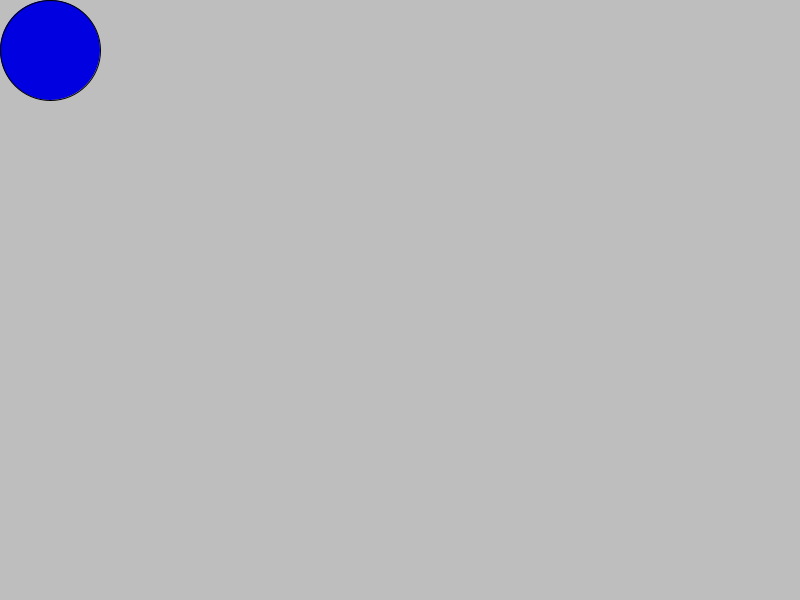
Frame 1 (no input)
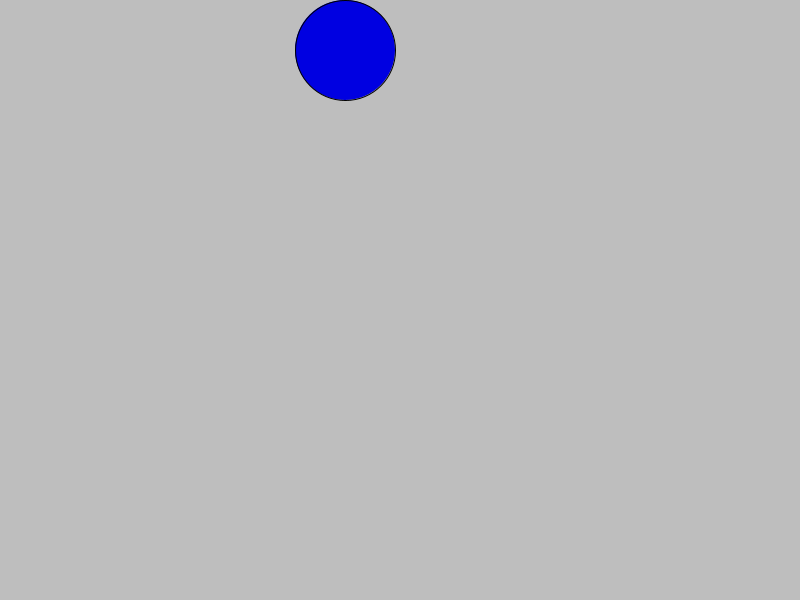
Frame 60 (the mouse pressed at the canvas centre just before this capture)
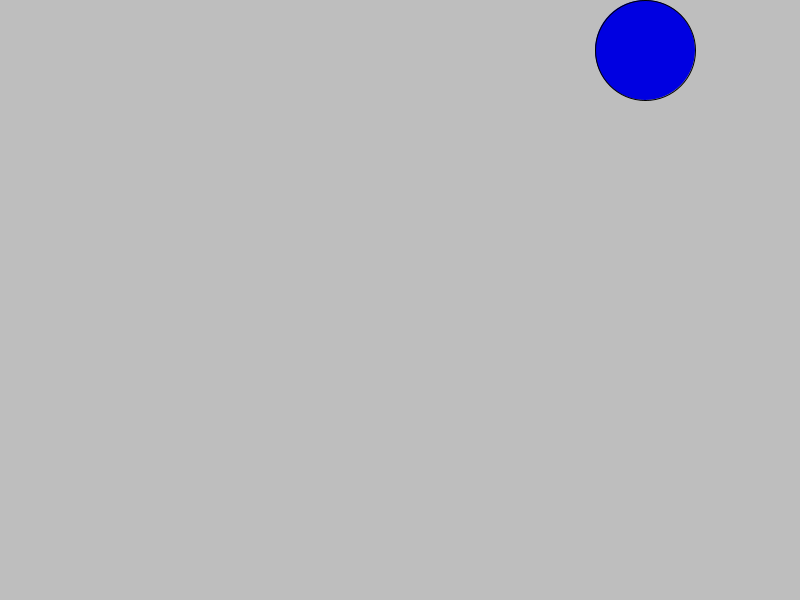
Frame 120 (the mouse held since frame 60 and released just before this capture)

The Processing sketch that drew these frames (run headless with seeded random() and noise(); from frame 60 on, the mouse is pressed at the canvas centre):

// Processing sketch: ensyuu2
// ── ensyuu2.pde
int x = 50;
int dx = 5;
int y = 50;
int dy  = 0;
int dir = 0;

void setup() {
  size(800, 600);
}

void draw() {
  background(190, 190, 190);
  fill(0, 0, 225);
  ellipse(x, y, 100, 100);

  x += dx;
  y += dy;
  if (x >= width -50 && dir == 0) {
    dir=1;
    dx=0;
    dy=5;
  } else if ( y >= height -50 && dir == 1) {
    dir=2;
    dx=-5;
    dy=0;
  } else if ( x<= 50 && dir == 2) {
    dir=3;
    dx=0;
    dy=-5;
  } else if (dir == 3 && y <=50) {
    dir=0;
    dx=5;
    dy=0;
  }
}
